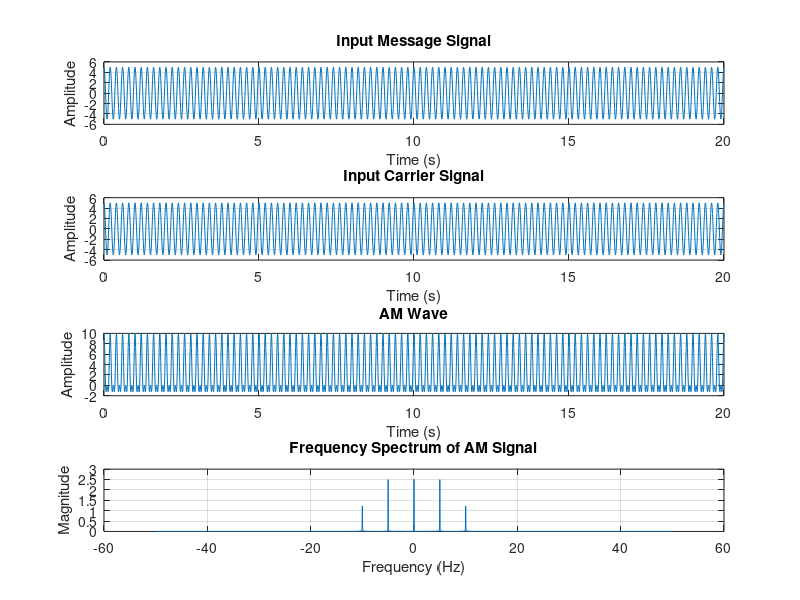

Write the MATLAB code that produced this figure.
clc;
clear all;
close all;

% User Input
fm = input('Enter the message signal frequency: ');
fc = input('Enter the carrier signal frequency: ');
am = input('Enter the amplitude of message signal: ');
ac = input('Enter the amplitude of carrier signal: ');

% Modulation Index
m = am / ac;

% Sampling
fs = 20 * fc;  
t = 0:1/fs:100/fc;  

% Message and Carrier Signals
y1 = am * cos(2 * pi * fm * t);  
y2 = ac * cos(2 * pi * fc * t);  

% AM Signal
y = ac .* (1 + m .* cos(2 * pi * fm * t)) .* cos(2 * pi * fc * t);  

% FFT Computation
N = length(y);
yf = fft(y, N);  
yk = fftshift(yf);  
y_m = abs(yk) / N;  % Normalize FFT output

% Frequency Vector
w = linspace(-fs/2, fs/2, N);  

% Plot Signals and Spectrum
figure;
subplot(4,1,1);
plot(t, y1);
title('Input Message Signal');
xlabel('Time (s)');
ylabel('Amplitude');
grid on;

subplot(4,1,2);
plot(t, y2);
title('Input Carrier Signal');
xlabel('Time (s)');
ylabel('Amplitude');
grid on;

subplot(4,1,3);
plot(t, y);
title('AM Wave');
xlabel('Time (s)');
ylabel('Amplitude');
grid on;

subplot(4,1,4);
plot(w, y_m);
title('Frequency Spectrum of AM Signal');
xlabel('Frequency (Hz)');  % Corrected
ylabel('Magnitude');
grid on;

% Display Modulation Condition
if m < 1
    disp('Undermodulated AM Signal (m < 1)');
elseif m == 1
    disp('Critical Modulation (m = 1, 100% Modulation)');
else
    disp('Overmodulated Signal (m > 1) - Causes Distortion!');
end